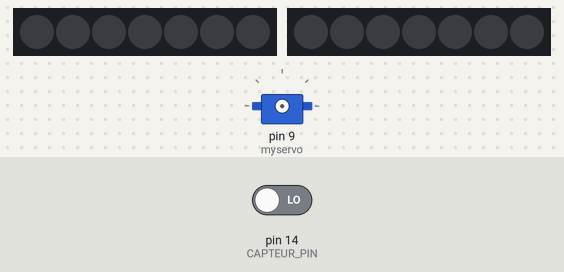
Recording of a sketch running on a simulated Arduino Uno, built with avr-gcc and run on an emulated ATmega328P. Shown: 2 × 7 RGB LEDs in strip order, left to right, servo. The inputs (shaded band) are chosen by the test bench; at power-on: pin 14 (CAPTEUR_PIN) LOW. Dim RGB values are drawn brighter than linear.

Above: at 3.0 s.
3.1 s: pin 14 (CAPTEUR_PIN) driven HIGH
At 3.9 s:
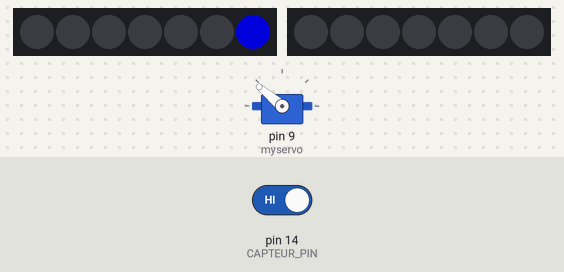
At 10.8 s:
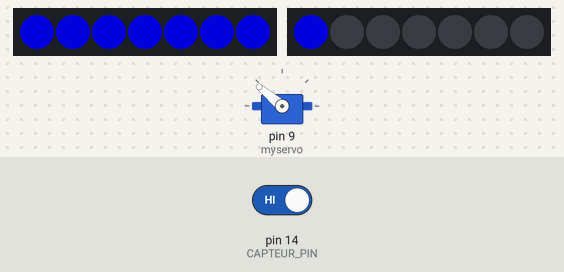
Timing chart, 0 to 20.6 s (numbered marks = the images above; inputs shaded):
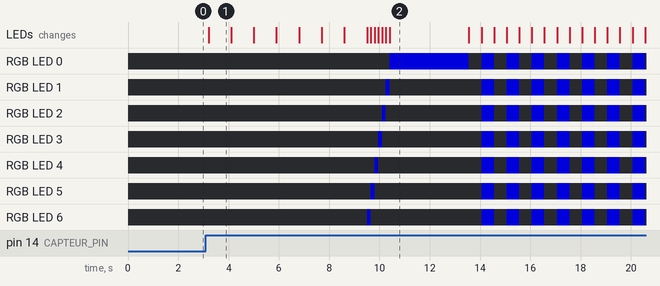

The sketch:

CDR19_Code_Expe190525.ino
```cpp
#include <Adafruit_NeoPixel.h>
#include <Servo.h>


// DECLARATION DE LA PARTIE GESTION DES LEDS

// Définition des PIN pour les 2 sorties LED
#define BANDEAU_PIN    6
#define K_PIN 7

// Nombre de LED par PIN
#define BANDEAU_COUNT 7
#define K_COUNT 7

#define CAPTEUR_PIN 14

// Déclaration des 2 objets NeoPixels
Adafruit_NeoPixel bandeau(BANDEAU_COUNT, BANDEAU_PIN, NEO_GRB + NEO_KHZ800);
Adafruit_NeoPixel circle(K_COUNT, K_PIN, NEO_GRB + NEO_KHZ800);

// DECLARATION DE LA PARTIE GESTION DU SERVO
// Déclaration du Servomoteur
Servo myservo;


void setup()
{

  pinMode(CAPTEUR_PIN,INPUT);

  // Initiatilisation des 2 objets NeoPixels:

  bandeau.begin();           // INITIALIZE du Bandeau
  bandeau.show();            // Turn OFF all pixels ASAP
  bandeau.setBrightness(150); // Set BRIGHTNESS to about 1/5 (max = 255)

  circle.begin();           // INITIALIZE du Cercle dans le K
  circle.show();            // Turn OFF all pixels ASAP
  circle.setBrightness(150); // Set BRIGHTNESS to about 1/5 (max = 255)

  delay(2000);

  while(digitalRead(CAPTEUR_PIN)==HIGH)
  {
    delay(200);
  }

  while(digitalRead(CAPTEUR_PIN)==LOW)
  {
    delay(200);
  }
}

void loop() {


  // Demarrage servo
  // Initialisation du Servomoteur :
  myservo.attach(9);
  myservo.write(140);
  // Code pour allumer les leds du bandeau progressivement toutes les secondes:
  for (int i = 6; i >= 0; i--) {
    bandeau.setPixelColor(i, 255);
    bandeau.show();
    delay(900);
  }

  // Code pour allumer les leds du cercle dans le K :
  for (int i = 6; i >= 0; i--) {
    circle.setPixelColor(i, 255);
    circle.show();
    delay(50);
    circle.clear();
    delay(100);
  }

  circle.clear();
  delay(3000);

  //Fin du programme
  myservo.detach();
  while(1)
  {
    for (int j = 6; j >= 0; j--)
    {
      circle.setPixelColor(j, 0);
    }
    circle.show();
    delay(500);

    for (int j = 6; j >= 0; j--)
    {
      circle.setPixelColor(j, 255);
    }
    circle.show();
    delay(500);
  }

  //Fin du programme

}
```

Measured:
- after the input at 3.1 s, RGB LED 0: off → RGB(0, 0, 150) after 7.3 s, then repeats every 1.0 s: off 0.50 s, RGB(0, 0, 150) 0.50 s; RGB LED 1: goes RGB(0, 0, 150) 0.15 s, off 3.7 s, 6 × (RGB(0, 0, 150) 0.50 s, off 0.50 s), RGB(0, 0, 150) 0.50 s, then off, starting after 7.2 s
- what the display in image 1 shows lasts 0.9 s, from 3.2 s to 4.1 s
